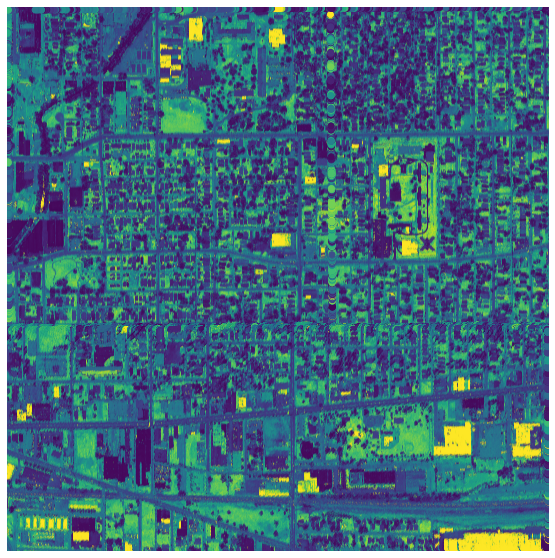
#> input picture training_data/training_images/Base_tile.png, 555 x 558 px; its folder holds 4 pictures in this run
$ jupyter execute --allow-errors Modeling.ipynb
#> lines starting #> are read from the running program, lines starting #| are printed output that depends on the picture
#> in open_trim_save, im is the input picture: PIL image 555x558 RGBA; mean R, G, B, A 68.9, 107.4, 125.7, 242.8
# Modeling

The goal of this project is to beat the baseline accuracy while attaining as high of a sensitivity score as possible. As such, the three models built in this notebook are scored on accuracy and sensitivity and compared to the baseline accuracy for each image. None of the three models improved on the baseline accuracy score for either the training or test image. Additionally, all models returned a sensitivity score of 0 for the test image. The baseline accuracies for the training and testing images are 97.81% and 98.42, respectively.

The three models trained are as follows: k-means (unsupervised), multi-layer perception (supervised), and support vector classifier (supervised). The training and testing images each consist of 294,848 pixels.

[cell 1]
from PIL import Image, ImageChops
import skimage
from skimage import io
import numpy as np
from sklearn.cluster import KMeans
from sklearn.svm import SVC
from sklearn.neural_network import MLPClassifier
import matplotlib.pyplot as plt
import pandas as pd

[cell 2]
# Functions for processing the .png files

def trim(im):
    bg = Image.new(im.mode, im.size, im.getpixel((0,0)))
    diff = ImageChops.difference(im, bg)
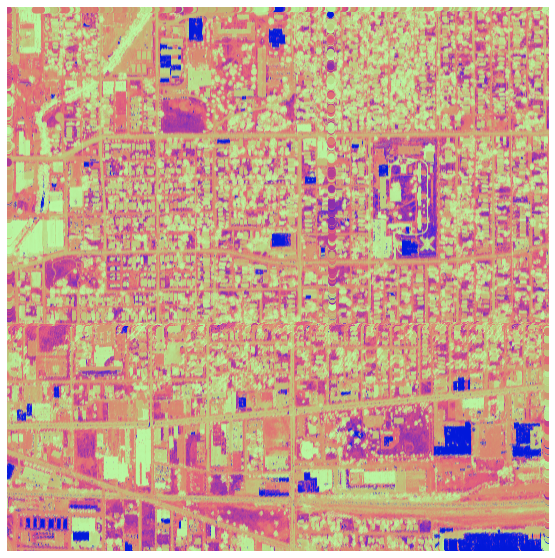
#> diff: PIL image 555x558 RGBA; mean R, G, B, A 186.1, 147.6, 129.3, 242.8; transparent parts drawn white
    diff = ImageChops.add(diff, diff, 2.0, -100)
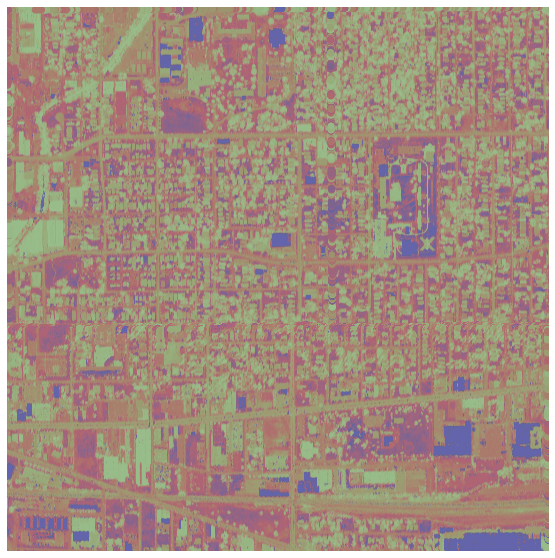
#> diff: PIL image 555x558 RGBA; mean R, G, B, A 92.4, 56.9, 34.1, 147.6; transparent parts drawn white
    bbox = diff.getbbox()
#> bbox = (7, 7, 549, 551)
    if bbox:
        return im.crop(bbox)
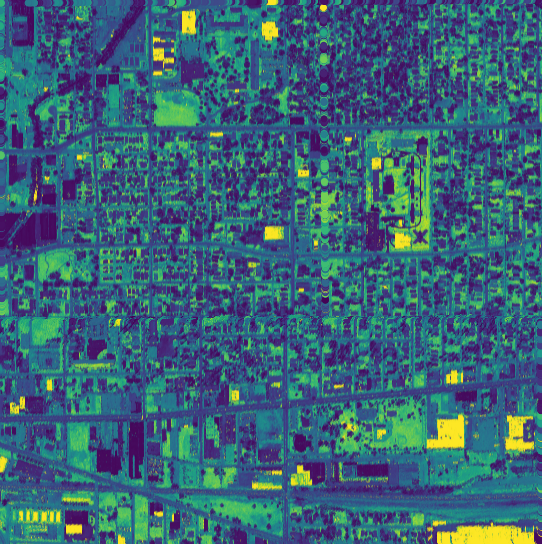
#> returned value: PIL image 542x544 RGBA; mean R, G, B, A 59.5, 99.9, 119.2, 255


def open_trim_save(inFile, outFile):
    im = Image.open(inFile)
    im = trim(im)
    im.save(outFile)


def process_file(file):
    img = io.imread(base_path + file)
    rows, cols, bands = img.shape
    X = img.reshape(rows*cols, bands)

    return img, X

[cell 3]
# Trim white border from images
base_path = './training_data/training_images/'

open_trim_save(base_path + 'Base_tile.png', base_path + 'Base_tile_trimmed.png')
open_trim_save(base_path + 'Base_tile_validation.png', base_path + 'Base_tile_validation_trimmed.png')
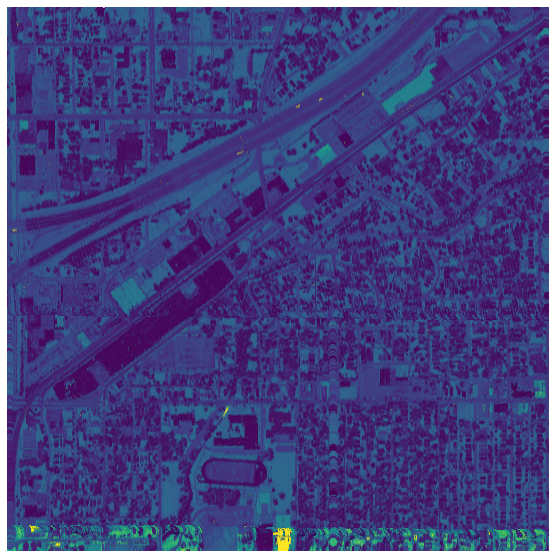
#> input picture training_data/training_images/Base_tile_validation.png, 555 x 558 px
#> in open_trim_save, im is the input picture: PIL image 555x558 RGBA; mean R, G, B, A 69.5, 66.4, 128.2, 242.8
#> in trim (call 2), `diff = ImageChops.difference(im, bg)`:
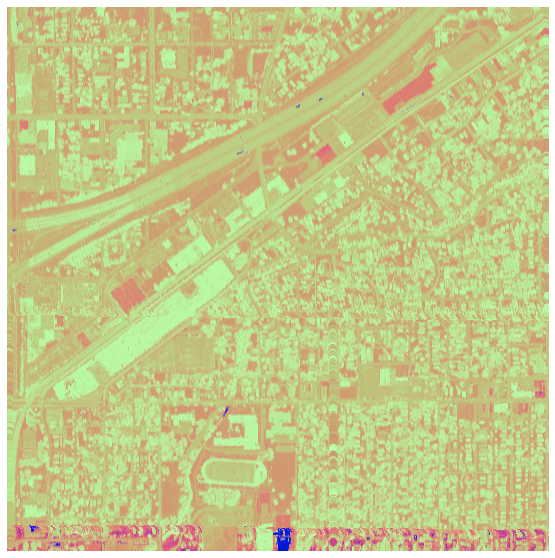
#> diff: PIL image 555x558 RGBA; mean R, G, B, A 185.5, 188.6, 126.8, 242.8; transparent parts drawn white
#> in trim (call 2), `diff = ImageChops.add(diff, diff, 2.0, -100)`:
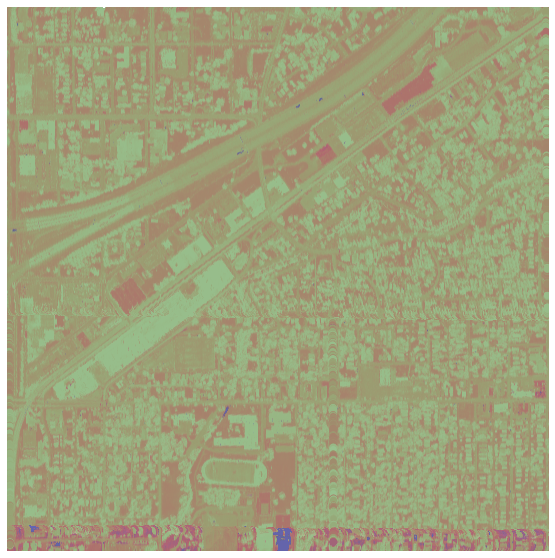
#> diff: PIL image 555x558 RGBA; mean R, G, B, A 90.4, 93.5, 31.6, 147.6; transparent parts drawn white
#> in trim (call 2), `return im.crop(bbox)`:
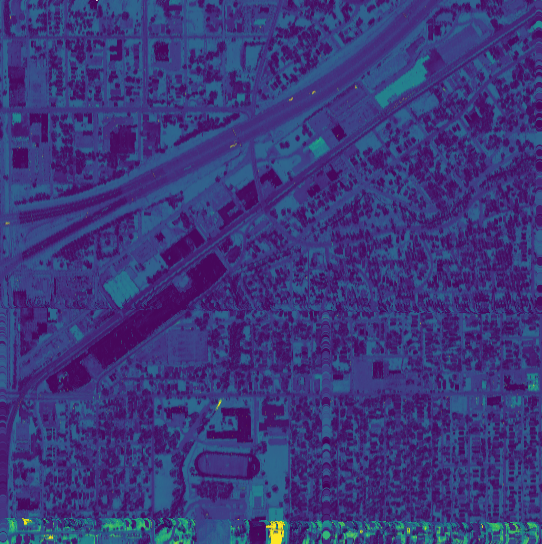
#> returned value: PIL image 542x544 RGBA; mean R, G, B, A 60.1, 56.9, 121.8, 255; transparent parts drawn white
#> (the rest of this cell did not finish here and is left out)

[cell 4]
# Set global variables

base_path = './training_data/training_images/'
#> base_path = './training_data/training_images/'
classes = {'vacant_building': 2, 'building':1, 'anything_else': 0}
n_classes = len(classes)
palette = np.uint8([[255, 0, 0], [0, 255, 0], [0, 0, 255]])
files = dict(file = 'Labeled_tile_trimmed.png',
             file_unlabeled = 'Base_tile_trimmed.png',
             file_2 = 'Labeled_tile_validation_trimmed.png',
             file_2_unlabeled = 'Base_tile_validation_trimmed.png'
            )

## Define Features and Labels

#> (a cell that did not finish here is left out)

img_unlabeled, X_unlabeled = process_file(files['file_unlabeled'])
img_2_labeled, X_2_labeled = process_file(files['file_2'])
img_2_unlabeled, X_2_unlabeled = process_file(files['file_2_unlabeled'])

[cell 6]
# Create Y variables

red = [255, 0, 0, 255]
#> red = [255, 0, 0, 255]

#> (the rest of this cell did not finish here and is left out)
